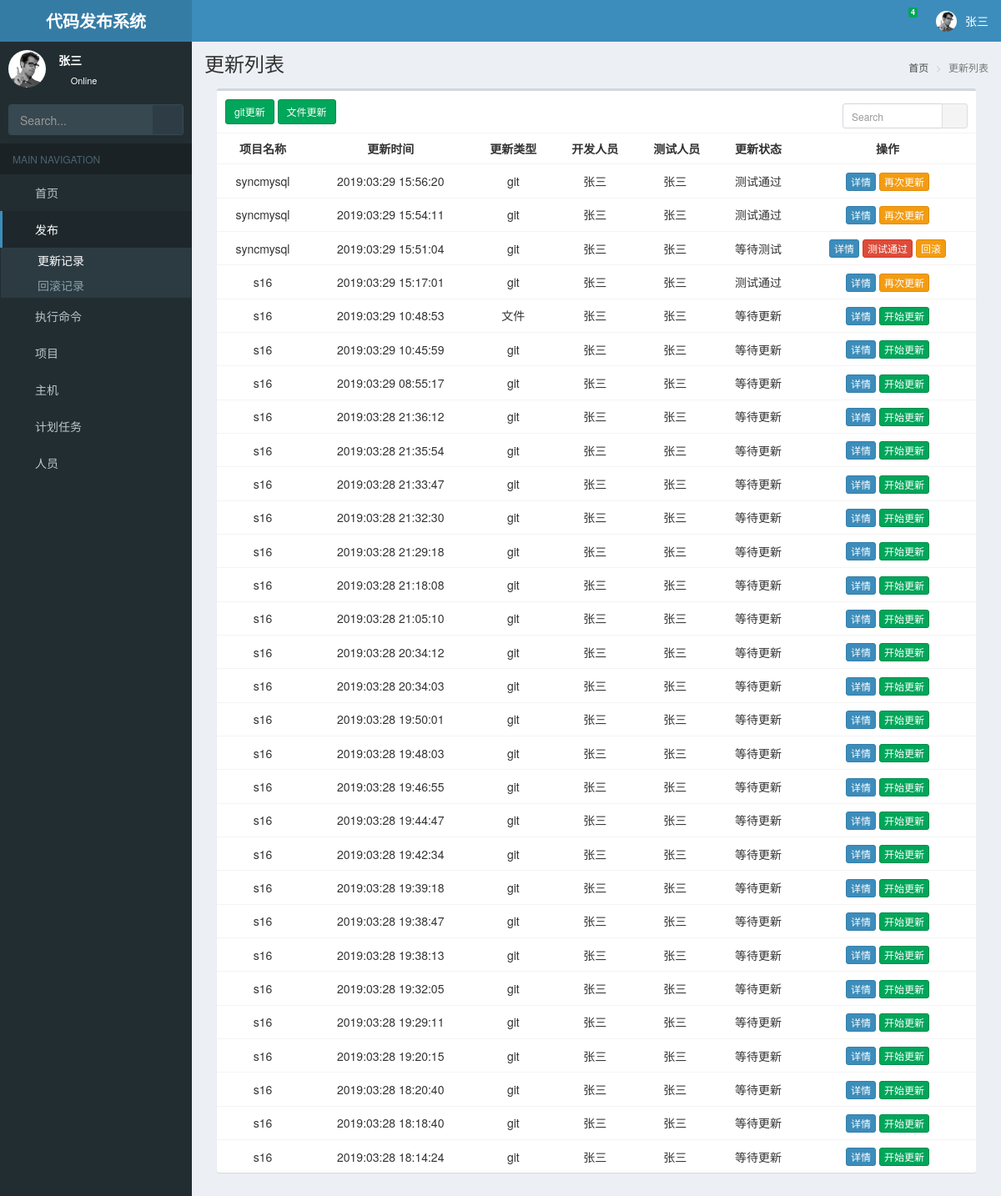
The page /updateall/ (signed in) on the database its author committed.
### web/models.py (models this page shows, shortened)
class UserProfile(models.Model):
    name = models.CharField(verbose_name="用户名称", max_length=200)
    email = models.CharField(verbose_name="邮箱地址", max_length=200)
    password = models.CharField(verbose_name="密码", max_length=200)
    role = models.CharField(verbose_name='角色', choices=(("0", "开发"), ("1", "测试"), ("2", '运维')), default="0",
                            max_length=10)
    isAdmin = models.CharField(verbose_name='管理员', choices=(("0", "Admin"), ("1", "普通")), default="1",
                            max_length=10)
    create_time = models.DateTimeField("创建时间", auto_now_add=True)
    phone=models.CharField(verbose_name='手机号',blank=True,null=True,max_length=11)
    class Meta:
        ordering = ['-create_time']

class Issue(models.Model): #更新表
    team = models.ForeignKey(Team, verbose_name='发布项目')
    user = models.ForeignKey("UserProfile", verbose_name='发布人')
    create_time = models.DateTimeField("创建时间", auto_now_add=True)
    update_date = models.DateTimeField(auto_now=True)
    type = models.CharField(verbose_name='更新类型', choices=(("0", "文件"), ("1", "git")), default="0", max_length=20, )
    status = models.CharField(verbose_name='更新状态', choices=status, default="0", max_length=20)
    backup = models.CharField(verbose_name='备份状态', choices=(("0", "是"), ("1", "否")), default="0", max_length=20)
    path = models.CharField(verbose_name='备份文件路径', max_length=2048, null=True, blank=True)
    src_path = models.CharField(verbose_name='上传文件路径', max_length=2048, null=True, blank=True)
    class Meta:
        ordering = ['-create_time']

class Team(models.Model):
    Language = (
        ("0", 'python'),
        ("1", "java"),
        ("2", 'go'),
        ("3", "php"),
        ("4", "html")
    )
    name = models.CharField(verbose_name='项目名', max_length=200, unique=True)
    user_id = models.ManyToManyField('UserProfile', related_name='研发人员', verbose_name="研发人员")
    test_user = models.ManyToManyField('UserProfile', related_name='测试人员', verbose_name="测试人员")
    path = models.CharField(verbose_name='项目目录', max_length=200)
    git_path = models.CharField(verbose_name='git地址', max_length=200)
    nginxhost = models.ManyToManyField('Host', verbose_name='nginx机器', related_name="nginx", )
    nginxconf = models.CharField(verbose_name='nginx配置文件', max_length=200, null=True, blank=True)
    nginxupstream = models.CharField(verbose_name='nginx upstream名称', max_length=200, null=True, blank=True)
    host = models.ManyToManyField('Host', verbose_name='后端主机', related_name="upstarm机器")
    language = models.CharField(verbose_name='语言', choices=Language, default="0", max_length=20)
    domain=models.CharField(verbose_name='域名',null=True,blank=True,max_length=100)
    note = models.CharField(verbose_name='备注信息', max_length=218, null=True, blank=True)
    create_time = models.DateTimeField("创建时间", auto_now_add=True)
    class Meta:
        ordering = ("-create_time",)

### web/update.py (the view)
# urls.py: url(r'^updateall/$', updateall, name='updateall'),
def updateall(request):
    name = request.GET.get('table_search', '')
    updateall = Issue.objects.filter(Q(user=request.account) | Q(team__test_user=request.account),
                                     team__name__contains=name)
    return TemplateResponse(request, 'issueall.html', {"page_title": "更新列表", 'updateall': updateall})

### utils/auth.py (called while the page is built)
    def process_request(self, request):
        if request.path_info.startswith('/admin/'):
            return
        if request.path_info in [reverse('login')]:
            return
        pk = request.session.get('user_id')
        user = models.UserProfile.objects.filter(pk=pk).first()
        if user:
            request.account = user
        else:
            return redirect(reverse('login'))

    def process_template_response(self,request,response):
        response.context_data.update({'user':request.account})
        return response

### templates/issueall.html (shortened to what this page needs)
{% extends 'master/base.html' %}
{% block content %}
<div class="col-xs-12">
    <div class="box">
        <div class="box-header">
            <div data-url="{% url 'gitcreate' %}" class="btn btn-sm btn-success add-git">git更新</div>
            <div data-url="{% url 'fileupdate' %}" class="btn btn-sm btn-success add-file">文件更新</div>
            <form class="box-tools">
                <div class="input-group input-group-sm" style="width: 150px;">
                    <input type="text" name="table_search" class="form-control pull-right" placeholder="Search">
                    <div class="input-group-btn">
                        <button type="submit" class="btn btn-default"><i class="fa fa-search"></i></button>
                    </div>
                </div>
            </form>
        </div>
        <div class="box-body table-responsive no-padding">
            <table class="table table-hover text-center">
                <tr>
                    <th>项目名称</th>
                    <th>更新时间</th>
                    <th>更新类型</th>
                    <th>开发人员</th>
                    <th>测试人员</th>
                    <th>更新状态</th>
                    <th>操作</th>
                </tr>
                {% for a in updateall %}
                    <tr>
                        <td>{{ a.team.name }}</td>
                        <td>{{ a.create_time|date:"Y:m:d H:i:s" }}</td>
                        <td>{{ a.get_type_display }}</td>
                        <td>{{ a.user.name }}</td>
                        <td>{% for u in a.team.test_user.all %}
                            {{ u.name }}&nbsp;
                        {% endfor %}
                        <td>{{ a.get_status_display }}</td>
                        </td>
                        <td>
                            <div class="btn-group">
                                <a type="button" href="#" data-url="{% url 'detailissue' a.pk %}"
                                   class="detail-btn btn btn-primary btn-xs">详情</a>
                            </div>
                            {% if a.status == "0" %}
                                <div class="btn-group">
                                    <div type="button" data-url="{% url 'updateissue' a.pk %}"
                                        class="update-btn btn btn-success btn-xs">开始更新</div>
                                </div>
                            {% elif a.status == "2" %}
                                <div class="btn-group">
                                    <div type="button" data-url="{% url 'succefull' a.pk %}"
                                       class="update-btn btn btn-danger btn-xs">测试通过</div>
                                </div>
                                <div class="btn-group">
                                    <div type="button" data-url="{% url 'backup' a.pk %}"
                                       class="update-btn btn btn-warning btn-xs">回滚</div>
                                </div>
                                 {% elif a.status == "3" %}
                                <div class="btn-group">
                                    <div type="button" data-url="{% url 'updateagain' a.pk %}"
                                       class="update-btn btn btn-warning btn-xs">再次更新</div>
                                </div>
                            {% elif a.status == "4" %}
                                <div class="btn-group">
                                    <div type="button" data-url="{% url 'backup' a.pk %}"
                                       class="update-btn btn btn-warning btn-xs">回滚</div>
                                </div>
                            {% else %}
                                <div class="btn-group">
                                    <a type="button" href="#"
                                       class="update-btn btn btn-success btn-xs disabled">确认</a>
                                </div>
                            {% endif %}
                        </td>
                    </tr>
                {% endfor %}
            </table>
        </div>
    </div>
</div>
{% endblock %}

### templates/master/header.html (shortened to what this page needs)
{% load static %}
<header class="main-header">
  <a href="/" class="logo">
    <span class="logo-lg"><b>代码发布系统</b></span>
  </a>
  <nav class="navbar navbar-static-top">
    <a href="#" class="sidebar-toggle" data-toggle="push-menu" role="button">
    </a>
    <div class="navbar-custom-menu">
      <ul class="nav navbar-nav">
        <li class="dropdown messages-menu">
          <a href="#" class="dropdown-toggle" data-toggle="dropdown">
            <i class="fa fa-envelope-o"></i>
            <span class="label label-success">4</span>
          </a>
        </li>
        <li class="dropdown user user-menu">
          <a href="#" class="dropdown-toggle" data-toggle="dropdown">
              <img src="{% static 'AdminLTE/img/user2-160x160.jpg' %}" class="user-image" alt="User Image">
            <span class="hidden-xs">{{ user.name }}</span>
          </a>
        </li>
      </ul>
    </div>
  </nav>
</header>

### templates/master/sidebar.html
{% load static %}
<aside class="main-sidebar">
    <section class="sidebar">
        <div class="user-panel">
            <div class="pull-left image">
                <img src="{% static 'AdminLTE/img/user2-160x160.jpg' %}" class="img-circle" alt="User Image">
            </div>
            <div class="pull-left info">
                <p>{{ user.name }}</p>
                <a href="#"><i class="fa fa-circle text-success"></i> Online</a>
            </div>
        </div>
        <form action="#" method="get" class="sidebar-form">
            <div class="input-group">
                <input disabled type="text" name="q" class="form-control" placeholder="Search...">
                <span class="input-group-btn">
              <button disabled type="submit" name="search" id="search-btn" class="btn btn-flat"><i
                      class="fa fa-search"></i>
              </button>
            </span>
            </div>
        </form>
        <ul class="sidebar-menu" data-widget="tree">
            <li class="header">MAIN NAVIGATION</li>
            <li id="dashboard"><a href="#"><i class="fa fa-dashboard"></i> <span>首页</span></a></li>
            <li id="menu_issue" class="treeview">
                <a href="#">
                    <i class="fa fa-server"></i> <span>发布</span>
                    <span class="pull-right-container">
              <i class="fa fa-angle-left pull-right"></i>
            </span>
                </a>
                <ul class="treeview-menu">
                    <li id="menu_all"><a href="{% url 'updateall' %}"><i class="fa fa-circle-o"></i> 更新记录</a></li>
                    <li id="menu_rollback"><a href="{% url 'backupall' %}"><i class="fa fa-circle-o"></i> 回滚记录</a></li>
                </ul>
            </li>
            <li id="command"><a href="{% url 'commall' %}"><i class="fa fa-file-code-o"></i> <span>执行命令</span></a></li>
            <li id="project"><a href="{% url 'teamall' %}"><i class="fa fa-share-alt"></i> <span>项目</span></a></li>
            <li id="hosts"><a href="{% url 'hostall' %}"><i class="fa fa-server"></i> <span>主机</span></a></li>
            <li id="crons"><a href="{% url 'cronall' %}"><i class="fa fa-safari"></i> <span>计划任务</span></a></li>
            {% if user.isAdmin == "0" %}
                <li id="users"><a href="{% url 'userall' %}"><i class="fa fa-user"></i> <span>人员</span></a></li>
            {% endif %}
        </ul>
    </section>
</aside>

### rows shown on the page
UserProfile: name "张三"
Issue: team.name "syncmysql", create_time "2019:03:29 15:56:20", type "git", user.name "张三", status "测试通过", shows "再次更新"
Issue: team.name "syncmysql", create_time "2019:03:29 15:54:11", type "git", user.name "张三", status "测试通过", shows "再次更新"
Issue: team.name "syncmysql", create_time "2019:03:29 15:51:04", type "git", user.name "张三", status "等待测试", shows "测试通过"
Issue: team.name "s16", create_time "2019:03:29 15:17:01", type "git", user.name "张三", status "测试通过", shows "再次更新"
Issue: team.name "s16", create_time "2019:03:29 10:48:53", type "文件", user.name "张三", status "等待更新", shows "开始更新"
Issue: team.name "s16", create_time "2019:03:29 10:45:59", type "git", user.name "张三", status "等待更新", shows "开始更新"
Issue: team.name "s16", create_time "2019:03:29 08:55:17", type "git", user.name "张三", status "等待更新", shows "开始更新"
Issue: team.name "s16", create_time "2019:03:28 21:36:12", type "git", user.name "张三", status "等待更新", shows "开始更新"
Issue: team.name "s16", create_time "2019:03:28 21:35:54", type "git", user.name "张三", status "等待更新", shows "开始更新"
Issue: team.name "s16", create_time "2019:03:28 21:33:47", type "git", user.name "张三", status "等待更新", shows "开始更新"
Issue: team.name "s16", create_time "2019:03:28 21:32:30", type "git", user.name "张三", status "等待更新", shows "开始更新"
Issue: team.name "s16", create_time "2019:03:28 21:29:18", type "git", user.name "张三", status "等待更新", shows "开始更新"
Issue: team.name "s16", create_time "2019:03:28 21:18:08", type "git", user.name "张三", status "等待更新", shows "开始更新"
Issue: team.name "s16", create_time "2019:03:28 21:05:10", type "git", user.name "张三", status "等待更新", shows "开始更新"
Issue: team.name "s16", create_time "2019:03:28 20:34:12", type "git", user.name "张三", status "等待更新", shows "开始更新"
Issue: team.name "s16", create_time "2019:03:28 20:34:03", type "git", user.name "张三", status "等待更新", shows "开始更新"
Issue: team.name "s16", create_time "2019:03:28 19:50:01", type "git", user.name "张三", status "等待更新", shows "开始更新"
Issue: team.name "s16", create_time "2019:03:28 19:48:03", type "git", user.name "张三", status "等待更新", shows "开始更新"
Issue: team.name "s16", create_time "2019:03:28 19:46:55", type "git", user.name "张三", status "等待更新", shows "开始更新"
Issue: team.name "s16", create_time "2019:03:28 19:44:47", type "git", user.name "张三", status "等待更新", shows "开始更新"
Issue: team.name "s16", create_time "2019:03:28 19:42:34", type "git", user.name "张三", status "等待更新", shows "开始更新"
Issue: team.name "s16", create_time "2019:03:28 19:39:18", type "git", user.name "张三", status "等待更新", shows "开始更新"
Issue: team.name "s16", create_time "2019:03:28 19:38:47", type "git", user.name "张三", status "等待更新", shows "开始更新"
Issue: team.name "s16", create_time "2019:03:28 19:38:13", type "git", user.name "张三", status "等待更新", shows "开始更新"
Issue: team.name "s16", create_time "2019:03:28 19:32:05", type "git", user.name "张三", status "等待更新", shows "开始更新"
Issue: team.name "s16", create_time "2019:03:28 19:29:11", type "git", user.name "张三", status "等待更新", shows "开始更新"
Issue: team.name "s16", create_time "2019:03:28 19:20:15", type "git", user.name "张三", status "等待更新", shows "开始更新"
Issue: team.name "s16", create_time "2019:03:28 18:20:40", type "git", user.name "张三", status "等待更新", shows "开始更新"
Issue: team.name "s16", create_time "2019:03:28 18:18:40", type "git", user.name "张三", status "等待更新", shows "开始更新"
Issue: team.name "s16", create_time "2019:03:28 18:14:24", type "git", user.name "张三", status "等待更新", shows "开始更新"

### other values the page prints
{{ page_title }} "更新列表"
